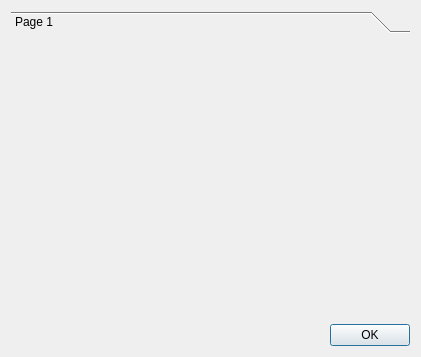
<?xml version="1.0" encoding="UTF-8"?>
<ui version="4.0">
 <class>AboutCss</class>
 <widget class="QDialog" name="AboutCss">
  <property name="geometry">
   <rect>
    <x>0</x>
    <y>0</y>
    <width>421</width>
    <height>357</height>
   </rect>
  </property>
  <property name="windowTitle">
   <string>Dialog</string>
  </property>
  <layout class="QVBoxLayout" name="verticalLayout">
   <item>
    <widget class="QToolBox" name="toolBox">
     <property name="currentIndex">
      <number>0</number>
     </property>
     <widget class="QWidget" name="page">
      <property name="geometry">
       <rect>
        <x>0</x>
        <y>0</y>
        <width>403</width>
        <height>282</height>
       </rect>
      </property>
      <attribute name="label">
       <string>Page 1</string>
      </attribute>
     </widget>
    </widget>
   </item>
   <item>
    <layout class="QHBoxLayout" name="horizontalLayout">
     <item>
      <spacer name="horizontalSpacer">
       <property name="orientation">
        <enum>Qt::Horizontal</enum>
       </property>
       <property name="sizeHint" stdset="0">
        <size>
         <width>40</width>
         <height>20</height>
        </size>
       </property>
      </spacer>
     </item>
     <item>
      <widget class="QPushButton" name="pushButton">
       <property name="sizePolicy">
        <sizepolicy hsizetype="Fixed" vsizetype="Fixed">
         <horstretch>0</horstretch>
         <verstretch>0</verstretch>
        </sizepolicy>
       </property>
       <property name="text">
        <string>OK</string>
       </property>
      </widget>
     </item>
    </layout>
   </item>
  </layout>
 </widget>
 <resources/>
 <connections/>
</ui>
